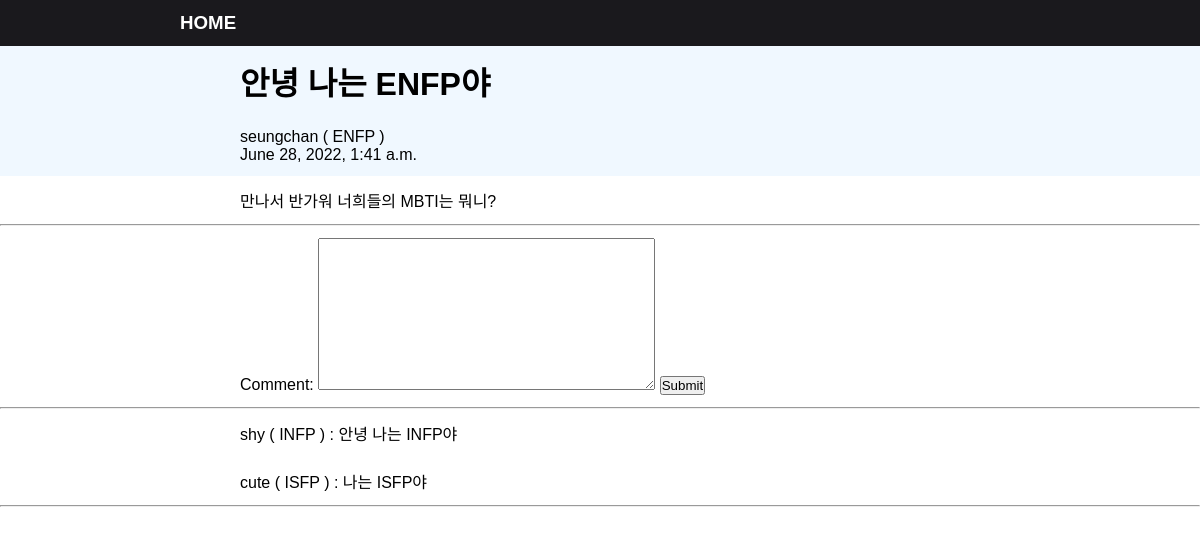
Screenshot of /detail/68 with the database file from the repository.
### blogapp/models.py (models this page shows, shortened)
class Blog(models.Model): #models안의Model을 상속해야함
    title = models.CharField(max_length=200)  #뒤에 어떤타입인지도 명시
    body = models.TextField()
    date = models.DateTimeField(auto_now_add=True) #자동으로 지금시간 추가하겠다는 말
    writer = models.ForeignKey(myUser, null= True, on_delete = models.CASCADE)  #

class Comment(models.Model):
    comment = models.TextField()
    date = models.DateTimeField(auto_now_add=True)
    post = models.ForeignKey(Blog, on_delete=models.CASCADE)
    writer = models.ForeignKey(myUser, null= True, on_delete = models.CASCADE)

### accounts/models.py (models this page shows)
class myUser(AbstractUser):
    nickname = models.CharField(max_length = 200)
    mbti = models.CharField(max_length = 15)

### blogapp/views.py (the view)
# urls.py: path('detail/<int:blog_id>', views.detail, name='detail'),
def detail(request, blog_id):
    blog_detail = get_object_or_404(Blog, pk=blog_id)
    comment_form = CommentForm()
    return render(request, 'detail.html',{'blog_detail':blog_detail,'comment_form':comment_form})

### blogapp/forms.py
class CommentForm(forms.ModelForm):
    class Meta:
        model = Comment  #Comment라는 모델을 기반으로 입력값을 받을거다
        fields=['comment'] #이 부분만 입력받겠다는 의미

### blogapp/templates/detail.html (shortened to what this page needs)
<h3 class="home"><a class="a_home" href="{% url 'home' %}">HOME</a></h3>
<h1 class="title">{{ blog_detail.title }}</h1>
<div class="boxes">
<p>{{ blog_detail.writer.nickname }} ( {{ blog_detail.writer.mbti }} )</p>
<p>{{ blog_detail.date}}</p>
</div>
<p class="main">{{ blog_detail.body}}</p>
<hr>
<div class="commentform">
<form method="Post" action="{% url 'create_comment' blog_detail.id %}">
  {{ comment_form }}
  <input type="submit">
</form>
</div><hr>
{% for comment in blog_detail.comment_set.all %}
<div class="commentform"><p>{{ comment.writer.nickname }} ( {{ comment.writer.mbti }} ) : {{ comment.comment }}
</p></div>
{% endfor %}
<hr>

### blogapp/templates/detail.html (style rules this page uses)
* { font-family: 'Noto Sans KR', sans-serif; margin: 0; padding: 0; }
.a_home { color: white; text-decoration: none; }
.home { background-color: rgb(26, 25, 29); display : flex; padding: 1%; padding-left: 15%; }
.title { background-color: aliceblue; display : flex; padding : 1%; padding-left: 20%; }
.boxes { background-color: aliceblue; display: flex; flex-direction: column; justify-content: space-between; padding: 1%; padding-left: 20%; }
.main { display: flex; padding: 1%; padding-left: 20%; }
.commentform { display: flex; padding: 1%; padding-left: 20%; }

### rows the page displays
Blog: title "안녕 나는 ENFP야", writer.nickname "seungchan", writer.mbti "ENFP", date "June 28, 2022, 1:41 a.m.", body "만나서 반가워 너희들의 MBTI는 뭐니?"
Comment: writer.nickname "shy", writer.mbti "INFP", comment "안녕 나는 INFP야"
Comment: writer.nickname "cute", writer.mbti "ISFP", comment "나는 ISFP야"
